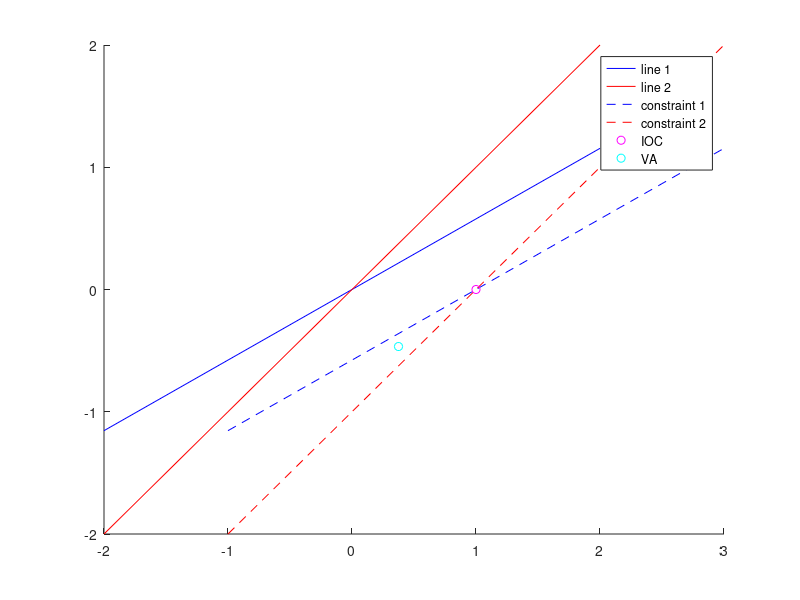

Recreate this plot in MATLAB. (Note: this script raises an error after producing the figure.)
function  v_lk = Q7()
%UNTITLED2 Summary of this function goes here
%   Detailed explanation goes here

fatFlag=0;
if (fatFlag==1)
    theta1=0;
    theta2=45;
else
    theta1=30;
    theta2=45;
end

hold on
x=[-2:2];
y1=x*tand(theta1);
y2=x*tand(theta2);
plot(x,y1,'b')
plot(x,y2,'r')
plot(x+1,y1,'--b')
plot(x+1,y2,'--r')

% % % % % % % IOC
p1 = polyfit(x+1,y1,1);
p2 = polyfit(x+1,y2,1);
%calculate intersection
x_intersect = fzero(@(x) polyval(p1-p2,x),3);
y_intersect = polyval(p1,x_intersect);
plot(x_intersect,y_intersect,'om');

% % % %  VA

v1_size=cosd(theta1-90);
if theta1==0
    v1_dir=[0,1];
else
    v1_dir=[1,tand(theta1-90)];
end
v1=v1_size*v1_dir/norm(v1_dir);

v2_size=cosd(theta2-90);
v2_dir=[1,tand(theta2-90)];
v2=v2_size*v2_dir/norm(v2_dir);

va=(v1+v2)/2
plot(va(1),va(2),'oc')


legend('line 1','line 2','constraint 1','constraint 2','IOC','VA')

for i = [0,0.01,0.1,0.5,1]
    [M1,M2]=rhombusMovie(fatFlag,i);
     v_lk=Full_LK_alg(M1,M2,0.01,ones(size(M1)),1);
     plot(v_lk(1),v_lk(2),'s','DisplayName',strcat('contrast=', num2str(i)))
     
%      mymovie(M1,M2)    
end
% plot([0:64],vals2)
% xlabel("velocity on x (0 on y)")
% ylabel("SSD of velocities")
% legend("sigma=10","sigma=1")
hold off
end


